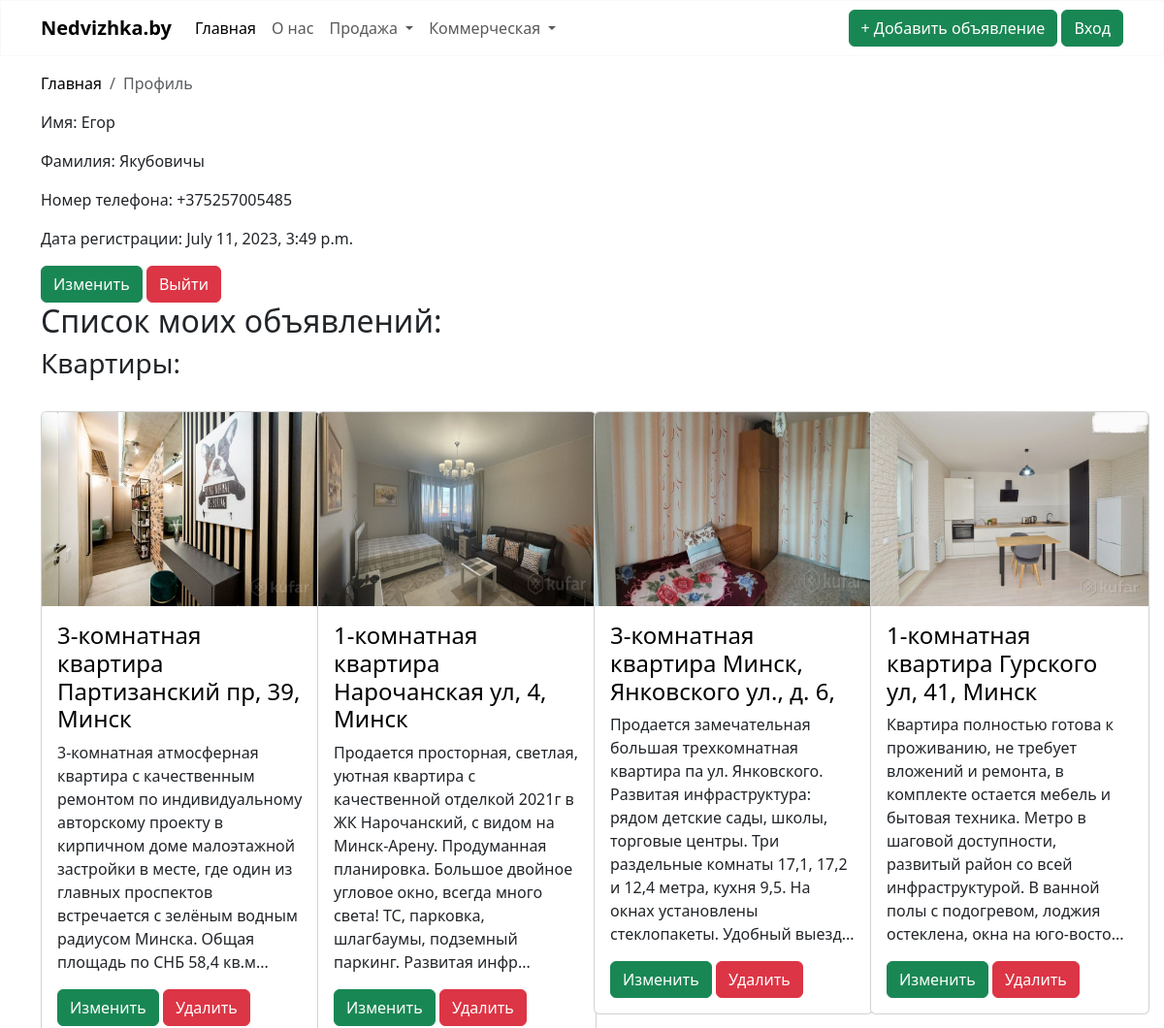
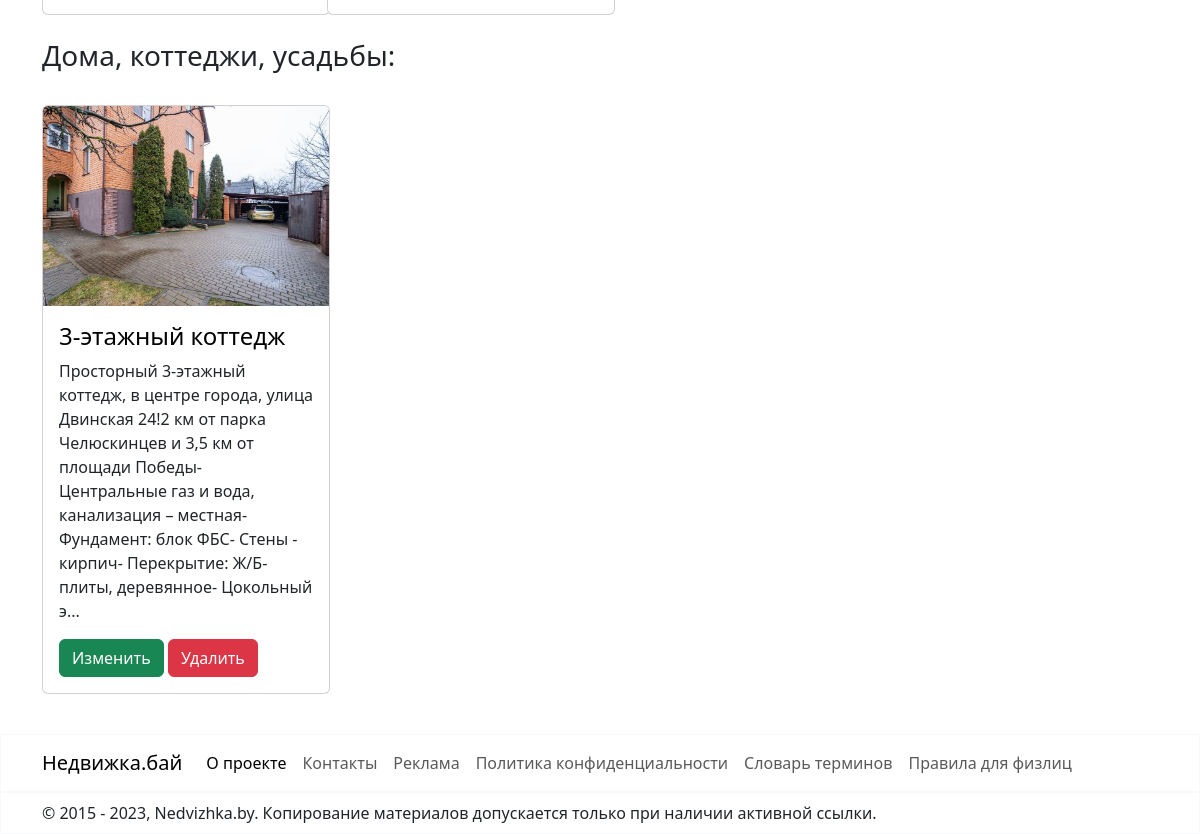
The page /accounts/profile/ (signed in) on the database as committed earlier (2 pictures, top to bottom).
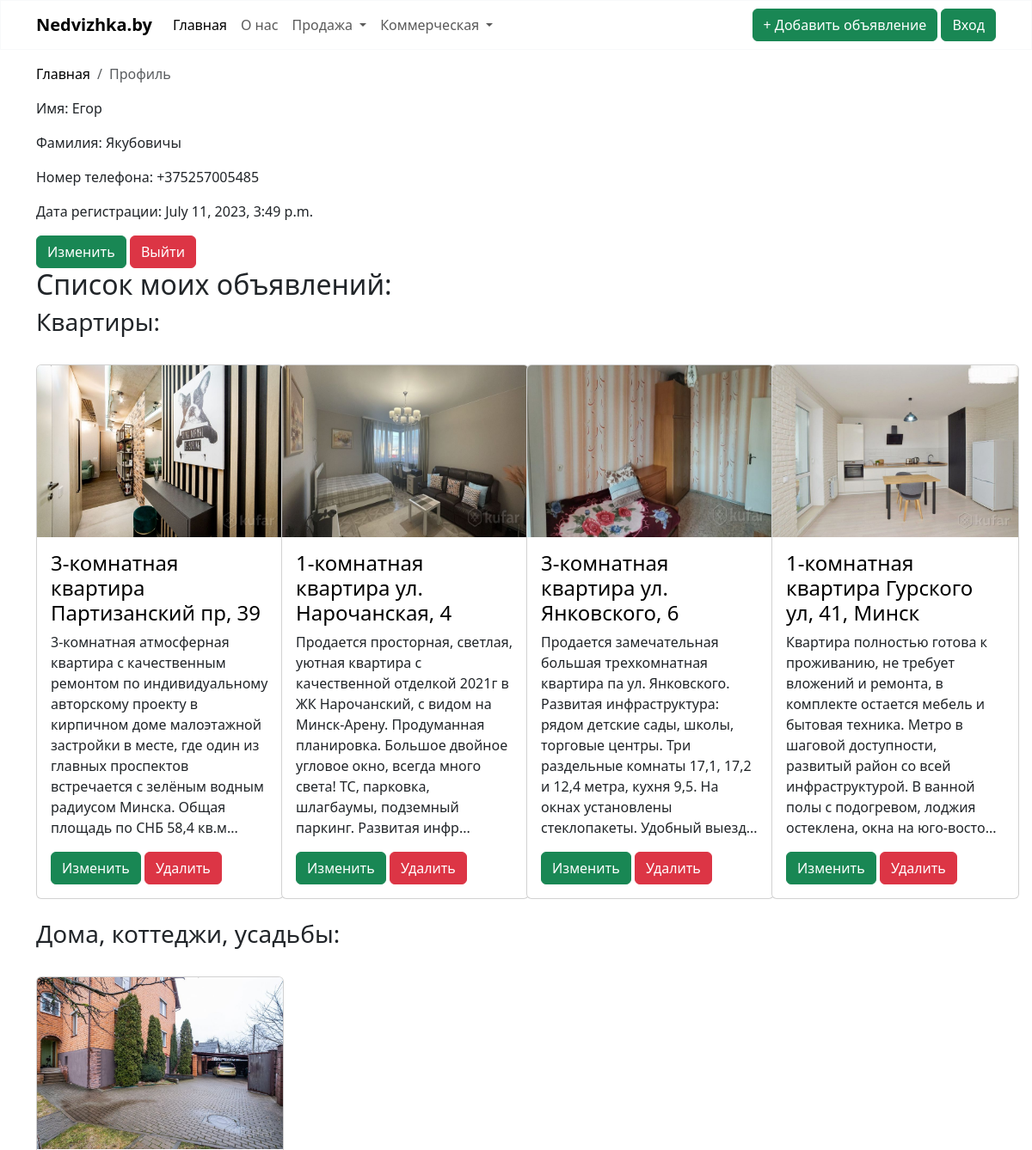
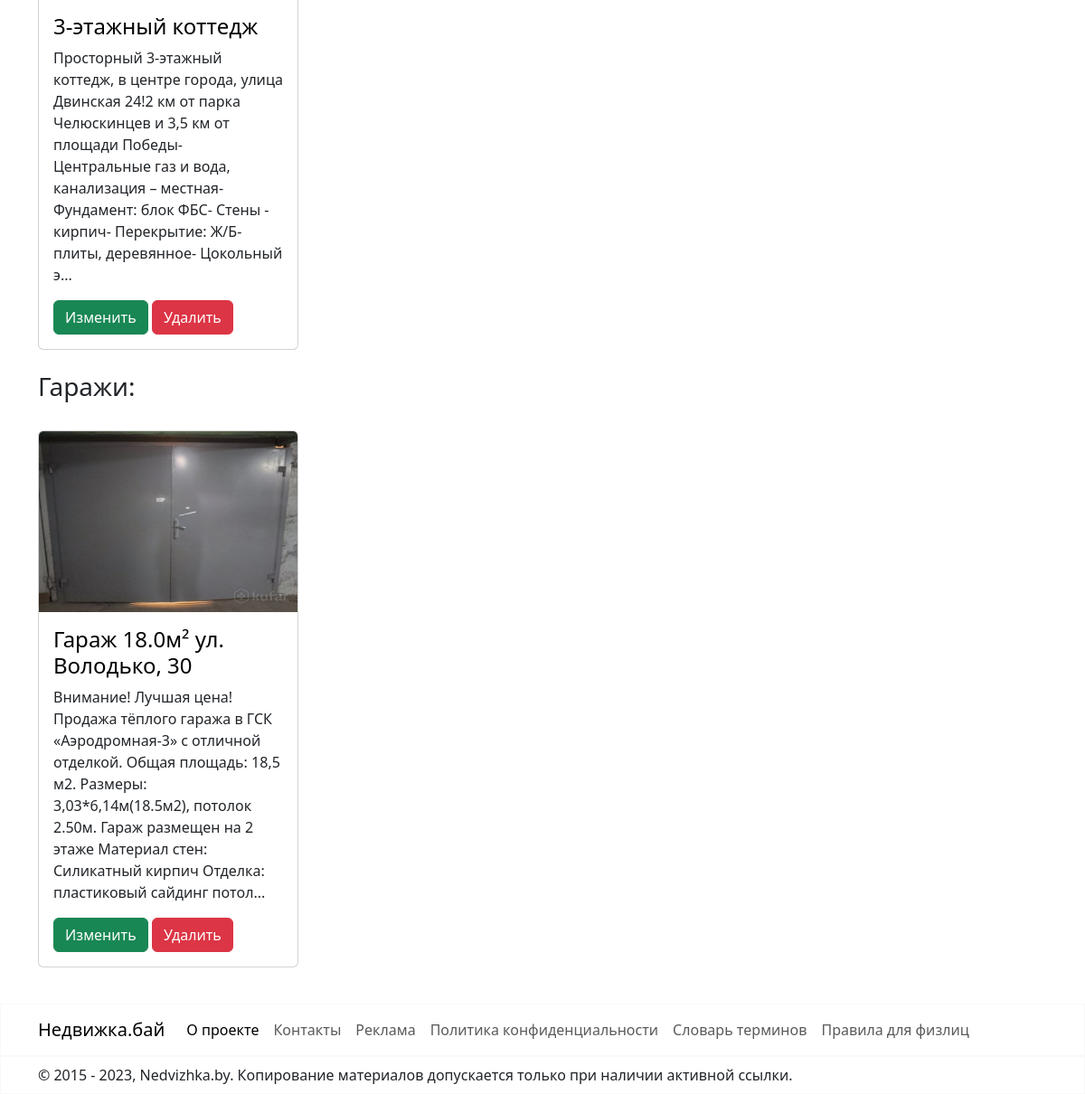
The same page on the database as committed later (2 pictures, top to bottom).
### user_profile/models.py (models this page shows, shortened)
class Profile(models.Model):
    phone_regex = RegexValidator(
        regex=r'^\+375\d{9}$',
        message='Номер телефона должен быть в формате: "+375XXYYYYYYY", где XX - код оператора, а YYYYYYY - номер абонента.'
    )
    user = models.OneToOneField(User, on_delete=models.CASCADE)
    first_name = models.CharField(max_length=100)
    last_name = models.CharField(max_length=100)
    phone_number = models.CharField(max_length=13, validators=[phone_regex])

### sale/models.py (models this page shows)
class Realty(models.Model):
    address = models.CharField(max_length=100)
    district = models.CharField(choices=DISTRICT, max_length=40, blank=True)
    subway = models.CharField(choices=SUBWAY, max_length=50, blank=True)
    description = models.CharField(max_length=4000)
    total_area = models.FloatField(validators=[MinValueValidator(10)])
    facilities = models.CharField(max_length=2000, blank=True)
    condition = models.CharField(choices=CONDITION, max_length=20)
    renovation = models.CharField(choices=RENOVATION, max_length=20)
    price = models.PositiveIntegerField(validators=[MinValueValidator(1)])
    image = models.ImageField(null=True, blank=True, upload_to="images")
    image_2 = models.ImageField(null=True, blank=True, upload_to="images")
    image_3 = models.ImageField(null=True, blank=True, upload_to="images")
    image_4 = models.ImageField(null=True, blank=True, upload_to="images")
    image_5 = models.ImageField(null=True, blank=True, upload_to="images")
    creator = models.ForeignKey(User, on_delete=models.CASCADE, default=1)
    is_moderated = models.BooleanField(default=False)
    class Meta:
        abstract = True

class Flat(Realty):
    number_of_rooms = models.PositiveIntegerField(validators=[MinValueValidator(1)])  # Валидатор для количества комнат
    balcony = models.CharField(max_length=20, choices=BALCONY)
    bathroom = models.CharField(max_length=20, choices=BATHROOM)
    floor_number = models.PositiveIntegerField(validators=[MinValueValidator(1)])  # Валидатор для номера этажа
    number_of_floors = models.PositiveIntegerField(validators=[MinValueValidator(1)])
    living_area = models.FloatField(validators=[MinValueValidator(0)])  # Валидатор для жилой площади
    kitchen = models.FloatField(validators=[MinValueValidator(0)], blank=True)  # Валидатор для площади кухни
    year_of_construction = models.PositiveIntegerField(validators=[validate_year_of_construction])

class House(Realty):
    yard_area = models.FloatField()
    category = models.CharField(max_length=20, choices=CATEGORY)
    bathroom = models.CharField(max_length=20, choices=BATHROOM)
    heating = models.CharField(max_length=20, choices=HEATING)
    water = models.CharField(max_length=20, choices=WATER)
    sewerage = models.CharField(max_length=20, choices=SEWERAGE)
    number_of_rooms = models.PositiveIntegerField(validators=[MinValueValidator(1)])  # Валидатор для количества комнат
    number_of_floors = models.PositiveIntegerField(validators=[MinValueValidator(1)])  # Валидатор для количества этажей
    living_area = models.FloatField(validators=[MinValueValidator(0)])  # Валидатор для жилой площади
    year_of_construction = models.PositiveIntegerField(validators=[validate_year_of_construction])

class Garage(Realty):
    quantity_parking_spaces = models.PositiveIntegerField(
        validators=[MinValueValidator(1)], default=1)  # Валидатор для количества парковочных мест
    heating = models.CharField(choices=HEATING, max_length=20, blank=True)
    condition = None
    renovation = None

### user_profile/views.py (the view)
# urls.py: path('', views.ProfileView.as_view(), name='profile'),
class ProfileView(LoginRequiredMixin, TemplateView):
    template_name = 'profile.html'
    def get_context_data(self, **kwargs):
        context = super().get_context_data(**kwargs)
        profile = Profile.objects.get(user=self.request.user)
        flat_queryset = Flat.objects.filter(creator=self.request.user)
        house_queryset = House.objects.filter(creator=self.request.user)
        garage_queryset = Garage.objects.filter(creator=self.request.user)
        parking_queryset = Parking.objects.filter(creator=self.request.user)
        warehouse_queryset = Warehouse.objects.filter(creator=self.request.user)
        office_queryset = Office.objects.filter(creator=self.request.user)
        trade_queryset = Trade.objects.filter(creator=self.request.user)
        industrial_queryset = Industrial.objects.filter(creator=self.request.user)
        context['profile'] = profile
        context['flat_queryset'] = flat_queryset
        context['house_queryset'] = house_queryset
        context['garage_queryset'] = garage_queryset
        context['parking_queryset'] = parking_queryset
        context['warehouse_queryset'] = warehouse_queryset
        context['office_queryset'] = office_queryset
        context['trade_queryset'] = trade_queryset
        context['industrial_queryset'] = industrial_queryset
        return context

### user_profile/templates/profile.html (shortened to what this page needs)
{% extends "base.html" %}
{% block content %}
    <div class="container-md mt-3 mb-3">
        <nav aria-label="breadcrumb">
            <ol class="breadcrumb">
                <li class="breadcrumb-item"><a style="text-decoration: none; color: black;"
                                               href="{% url "nedvizhka" %}">Главная</a></li>
                <li class="breadcrumb-item active" aria-current="page">Профиль</li>
            </ol>
        </nav>
    </div>
    <div class="container-md mt-3 mb-3">
        <p>Имя: {{ profile.first_name }}</p>
        <p>Фамилия: {{ profile.last_name }}</p>
        {% if profile.phone_number %}
            <p>Номер телефона: {{ profile.phone_number }}</p>
        {% endif %}
        <p>Дата регистрации: {{ profile.user.date_joined }}</p>
        <a class="btn btn btn-success " href="{% url "edit_profile" %}" role="button">Изменить</a>
        <a class="btn btn-danger" href="{% url "account_logout" %}" role="button">Выйти</a>
        <h2>Список моих объявлений:</h2>
        {% if flat_queryset %}
            <h3>Квартиры:</h3>
            <div class="row">
                {% for flat in flat_queryset %}
                    <div class="col-md-3 mb-4 mt-4">
                        <div class="card" style="width: 18rem;">
                            {% if flat.image %}
                                <img src="{{ flat.image.url }}" class="card-img-top" alt="..."
                                     style="width: 100%; height: 200px">
                            {% endif %}
                            <div class="card-body ">
                                <a style="text-decoration: none; color: black;"
                                   href="http://127.0.0.1:8000/sale/flat/{{ flat.id }}">
                                    <h4>{{ flat.number_of_rooms }}-комнатная квартира {{ flat.address }}</h4>
                                </a>
                                <p class="card-text">{{ flat.description|slice:":250" }}...</p>
                                <a class="btn btn-success" href="http://127.0.0.1:8000/sale/flat/{{ flat.id }}/edit">Изменить</a>
                                <a class="btn btn-danger" href="http://127.0.0.1:8000/sale/flat/{{ flat.id }}/delete">Удалить</a>
                            </div>
                        </div>
                    </div>
                {% endfor %}
            </div>
        {% endif %}
        {% if house_queryset %}
            <h3>Дома, коттеджи, усадьбы:</h3>
            <div class="row">
                {% for house in house_queryset %}
                    <div class="col-md-3 mb-4 mt-4">
                        <div class="card" style="width: 18rem;">
                            {% if house.image %}
                                <img src="{{ house.image.url }}" class="card-img-top" alt="..."
                                     style="width: 100%; height: 200px">
                            {% endif %}
                            <div class="card-body">
                                <a style="text-decoration: none; color: black;"
                                   href="http://127.0.0.1:8000/sale/house/{{ house.id }}">
                                    <h4>{{ house.number_of_floors }}-этажный {{ house.get_category_display }}</h4>
                                </a>
                                <p class="card-text">{{ house.description|slice:":250" }}...</p>
                                <a class="btn btn-success" href="http://127.0.0.1:8000/sale/house/{{ flat.id }}/edit">Изменить</a>
                                <a class="btn btn-danger" href="http://127.0.0.1:8000/sale/house/{{ flat.id }}/delete">Удалить</a>
                            </div>
                        </div>
                    </div>
                {% endfor %}
            </div>
        {% endif %}
        {% if garage_queryset %}
            <h3>Гаражи:</h3>
            <div class="row">
                {% for garage in garage_queryset %}
                    <div class="col-md-3 mb-4 mt-4">
                        <div class="card" style="width: 18rem;">
                            {% if garage.image %}
                                <img src="{{ garage.image.url }}" class="card-img-top" alt="..."
                                     style="width: 100%; height: 200px">
                            {% endif %}
                            <div class="card-body">
                                <a style="text-decoration: none; color: black;"
                                   href="http://127.0.0.1:8000/sale/garage/{{ garage.id }}">
                                    <h4>Гараж {{ garage.total_area }}м² {{ garage.address }}</h4>
                                </a>
                                <p class="card-text">{{ garage.description|slice:":250" }}...</p>
                                <a class="btn btn-success"
                                   href="http://127.0.0.1:8000/sale/garage/{{ garage.id }}/edit">Изменить</a>
                                <a class="btn btn-danger"
                                   href="http://127.0.0.1:8000/sale/garage/{{ garage.id }}/delete">Удалить</a>
                            </div>
                        </div>
                    </div>
                {% endfor %}
            </div>
        {% endif %}
    </div>
{% endblock %}

### sale/templates/base.html (shortened to what this page needs)
{% load static %}
<!doctype html>
<html lang="en">
<head>
    <link href="https://cdn.jsdelivr.net/npm/bootstrap@5.3.1/dist/css/bootstrap.min.css" rel="stylesheet"
>
</head>
<body>
<nav class="navbar navbar-expand-lg bg-white border border-light sticky-top">
    <div class="container-md">
        <a class="navbar-brand" href="#"><strong>Nedvizhka.by</strong></a>
        <div class="collapse navbar-collapse" id="navbarSupportedContent">
            <ul class="navbar-nav me-auto mb-2 mb-lg-0">
                <li class="nav-item">
                    <a class="nav-link active" aria-current="page" href="{% url "nedvizhka" %}">Главная</a>
                </li>
                <li class="nav-item">
                    <a class="nav-link" href="{% url "about" %}">О нас</a>
                </li>
                <li class="nav-item dropdown">
                    <a class="nav-link dropdown-toggle" href="#" role="button" data-bs-toggle="dropdown"
                       aria-expanded="false">
                        Продажа
                    </a>
                </li>
                <li class="nav-item dropdown">
                    <a class="nav-link dropdown-toggle" href="#" role="button" data-bs-toggle="dropdown"
                       aria-expanded="false">
                        Коммерческая
                    </a>
                </li>
            </ul>
            <div class="d-flex gap-3">
                <div class="d-grid gap-2 d-md-block">
                    <a class="btn btn-success" href="{% url "create" %}" role="button">+ Добавить объявление</a>
                    <a class="btn btn-success" href="{% url "account_login" %}" role="button">Вход</a>
                </div>
            </div>
        </div>
    </div>
</nav>
{% block content %}
{% endblock %}
<nav class="navbar navbar-expand-lg bg-white border border-light">
    <div class="container-md">
        <a class="navbar-brand" href="#">Недвижка.бай</a>
        <div class="collapse navbar-collapse" id="navbarSupportedContent">
            <ul class="navbar-nav me-auto mb-2 mb-lg-0">
                <li class="nav-item">
                    <a class="nav-link active" aria-current="page" href="#">О проекте</a>
                </li>
                <li class="nav-item">
                    <a class="nav-link" href="#">Контакты</a>
                </li>
                <li class="nav-item">
                    <a class="nav-link" href="#">Реклама</a>
                </li>
                <li class="nav-item">
                    <a class="nav-link" href="#">Политика конфиденциальности</a>
                </li>
                <li class="nav-item">
                    <a class="nav-link" href="#">Словарь терминов</a>
                </li>
                <li class="nav-item">
                    <a class="nav-link" href="#">Правила для физлиц</a>
                </li>
            </ul>
        </div>
    </div>
</nav>
<nav class="navbar navbar-expand-lg bg-white border border-light">
    <div class="container-md">
        <a class="nav-link" href="#">© 2015 - 2023, Nedvizhka.by. Копирование материалов допускается только при наличии активной ссылки.</a>
    </div>
</nav>
</body>
</html>

Rows that differ between the two databases and show on the page:
changed Flat: address "Партизанский пр, 39, Минск" → "Партизанский пр, 39"
changed Flat: address "Нарочанская ул, 4, Минск" → "ул. Нарочанская, 4"
changed Flat: address "Минск, Янковского ул., д. 6," → "ул. Янковского, 6"
added Garage: image (picture), total_area "18.0", address "ул. Володько, 30", description "Внимание! Лучшая цена! Продажа тёплого гаража в ГСК «Аэродромная-3» с отличной отделкой. Общая площадь: 18,5 м2. Размеры: 3,03*6,14м(18.5м2), потолок 2.50м. Гараж размещен на 2 этаже Материал стен: Силикатный кирпич Отделка: пластиковый сайдинг потол"
Other text that changed with them:
text now shown: "Гаражи:"
